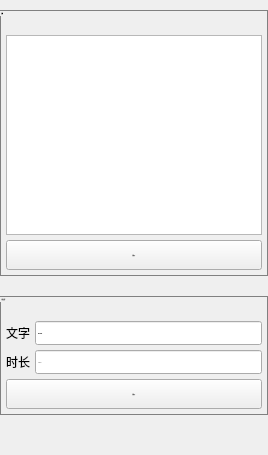
        <widget class="QWidget" name="tab_text">
         <attribute name="title">
          <string>文本</string>
         </attribute>
         <layout class="QVBoxLayout" name="tab2Box">
          <property name="spacing">
           <number>20</number>
          </property>
          <property name="leftMargin">
           <number>0</number>
          </property>
          <property name="topMargin">
           <number>10</number>
          </property>
          <property name="rightMargin">
           <number>0</number>
          </property>
          <property name="bottomMargin">
           <number>0</number>
          </property>
          <item>
           <widget class="QGroupBox" name="grp_textCopy">
            <property name="font">
             <font>
              <family>Microsoft YaHei</family>
              <pointsize>-1</pointsize>
              <weight>75</weight>
              <bold>true</bold>
             </font>
            </property>
            <property name="styleSheet">
             <string notr="true">QGroupBox{border:1px solid gray}</string>
            </property>
            <property name="title">
             <string>复制</string>
            </property>
            <layout class="QVBoxLayout" name="verticalLayout_19">
             <property name="spacing">
              <number>5</number>
             </property>
             <property name="leftMargin">
              <number>5</number>
             </property>
             <property name="topMargin">
              <number>24</number>
             </property>
             <property name="rightMargin">
              <number>5</number>
             </property>
             <property name="bottomMargin">
              <number>5</number>
             </property>
             <item>
              <widget class="QTextEdit" name="etText">
               <property name="sizePolicy">
                <sizepolicy hsizetype="Preferred" vsizetype="Preferred">
                 <horstretch>0</horstretch>
                 <verstretch>0</verstretch>
                </sizepolicy>
               </property>
               <property name="minimumSize">
                <size>
                 <width>0</width>
                 <height>200</height>
                </size>
               </property>
               <property name="mouseTracking">
                <bool>false</bool>
               </property>
               <property name="focusPolicy">
                <enum>Qt::ClickFocus</enum>
               </property>
               <property name="statusTip">
                <string/>
               </property>
               <property name="styleSheet">
                <string notr="true"/>
               </property>
               <property name="frameShape">
                <enum>QFrame::StyledPanel</enum>
               </property>
               <property name="tabChangesFocus">
                <bool>false</bool>
               </property>
               <property name="undoRedoEnabled">
                <bool>false</bool>
               </property>
               <property name="acceptRichText">
                <bool>false</bool>
               </property>
              </widget>
             </item>
             <item>
              <widget class="QPushButton" name="bnTextAdd">
               <property name="sizePolicy">
                <sizepolicy hsizetype="Preferred" vsizetype="Fixed">
                 <horstretch>0</horstretch>
                 <verstretch>0</verstretch>
                </sizepolicy>
               </property>
               <property name="minimumSize">
                <size>
                 <width>0</width>
                 <height>30</height>
                </size>
               </property>
               <property name="font">
                <font>
                 <family>Microsoft YaHei</family>
                 <pointsize>-1</pointsize>
                 <weight>75</weight>
                 <bold>true</bold>
                </font>
               </property>
               <property name="focusPolicy">
                <enum>Qt::ClickFocus</enum>
               </property>
               <property name="toolTip">
                <string/>
               </property>
               <property name="text">
                <string>添加✔</string>
               </property>
               <property name="autoDefault">
                <bool>false</bool>
               </property>
              </widget>
             </item>
            </layout>
           </widget>
          </item>
          <item>
           <widget class="QGroupBox" name="grp_textPop">
            <property name="font">
             <font>
              <family>Microsoft YaHei</family>
              <pointsize>-1</pointsize>
              <weight>75</weight>
              <bold>true</bold>
             </font>
            </property>
            <property name="styleSheet">
             <string notr="true">QGroupBox{border:1px solid gray}</string>
            </property>
            <property name="title">
             <string>弹出文字</string>
            </property>
            <layout class="QVBoxLayout" name="verticalLayout_20">
             <property name="spacing">
              <number>5</number>
             </property>
             <property name="leftMargin">
              <number>5</number>
             </property>
             <property name="topMargin">
              <number>24</number>
             </property>
             <property name="rightMargin">
              <number>5</number>
             </property>
             <property name="bottomMargin">
              <number>5</number>
             </property>
             <item>
              <layout class="QHBoxLayout" name="textPopTextBox">
               <property name="spacing">
                <number>5</number>
               </property>
               <item>
                <widget class="QLabel" name="lbPopTextText">
                 <property name="sizePolicy">
                  <sizepolicy hsizetype="Fixed" vsizetype="Fixed">
                   <horstretch>0</horstretch>
                   <verstretch>0</verstretch>
                  </sizepolicy>
                 </property>
                 <property name="toolTip">
                  <string/>
                 </property>
                 <property name="midLineWidth">
                  <number>0</number>
                 </property>
                 <property name="text">
                  <string>文字</string>
                 </property>
                </widget>
               </item>
               <item>
                <widget class="QLineEdit" name="etPopText">
                 <property name="sizePolicy">
                  <sizepolicy hsizetype="Preferred" vsizetype="Fixed">
                   <horstretch>0</horstretch>
                   <verstretch>0</verstretch>
                  </sizepolicy>
                 </property>
                 <property name="minimumSize">
                  <size>
                   <width>0</width>
                   <height>24</height>
                  </size>
                 </property>
                 <property name="font">
                  <font>
                   <family>Microsoft YaHei</family>
                   <pointsize>-1</pointsize>
                   <weight>75</weight>
                   <bold>true</bold>
                  </font>
                 </property>
                 <property name="focusPolicy">
                  <enum>Qt::ClickFocus</enum>
                 </property>
                 <property name="statusTip">
                  <string/>
                 </property>
                 <property name="inputMask">
                  <string/>
                 </property>
                 <property name="text">
                  <string>Message</string>
                 </property>
                 <property name="maxLength">
                  <number>32</number>
                 </property>
                 <property name="dragEnabled">
                  <bool>false</bool>
                 </property>
                 <property name="placeholderText">
                  <string/>
                 </property>
                </widget>
               </item>
              </layout>
             </item>
             <item>
              <layout class="QHBoxLayout" name="textPopTimeBox">
               <property name="spacing">
                <number>5</number>
               </property>
               <item>
                <widget class="QLabel" name="lbPopTextTime">
                 <property name="sizePolicy">
                  <sizepolicy hsizetype="Fixed" vsizetype="Fixed">
                   <horstretch>0</horstretch>
                   <verstretch>0</verstretch>
                  </sizepolicy>
                 </property>
                 <property name="toolTip">
                  <string/>
                 </property>
                 <property name="text">
                  <string>时长</string>
                 </property>
                </widget>
               </item>
               <item>
                <widget class="QLineEdit" name="etPopTextTime">
                 <property name="sizePolicy">
                  <sizepolicy hsizetype="Preferred" vsizetype="Fixed">
                   <horstretch>0</horstretch>
                   <verstretch>0</verstretch>
                  </sizepolicy>
                 </property>
                 <property name="minimumSize">
                  <size>
                   <width>0</width>
                   <height>24</height>
                  </size>
                 </property>
                 <property name="font">
                  <font>
                   <family>Microsoft YaHei</family>
                   <pointsize>-1</pointsize>
                   <weight>75</weight>
                   <bold>true</bold>
                  </font>
                 </property>
                 <property name="focusPolicy">
                  <enum>Qt::ClickFocus</enum>
                 </property>
                 <property name="statusTip">
                  <string/>
                 </property>
                 <property name="inputMask">
                  <string/>
                 </property>
                 <property name="text">
                  <string/>
                 </property>
                 <property name="dragEnabled">
                  <bool>false</bool>
                 </property>
                 <property name="placeholderText">
                  <string>0~9999</string>
                 </property>
                </widget>
               </item>
              </layout>
             </item>
             <item>
              <widget class="QPushButton" name="bnPopTextAdd">
               <property name="sizePolicy">
                <sizepolicy hsizetype="Preferred" vsizetype="Fixed">
                 <horstretch>0</horstretch>
                 <verstretch>0</verstretch>
                </sizepolicy>
               </property>
               <property name="minimumSize">
                <size>
                 <width>0</width>
                 <height>30</height>
                </size>
               </property>
               <property name="font">
                <font>
                 <family>Microsoft YaHei</family>
                 <pointsize>-1</pointsize>
                 <weight>75</weight>
                 <bold>true</bold>
                </font>
               </property>
               <property name="focusPolicy">
                <enum>Qt::ClickFocus</enum>
               </property>
               <property name="toolTip">
                <string/>
               </property>
               <property name="text">
                <string>添加✔</string>
               </property>
               <property name="autoDefault">
                <bool>false</bool>
               </property>
              </widget>
             </item>
            </layout>
           </widget>
          </item>
          <item>
           <spacer name="textTabSpacer">
            <property name="orientation">
             <enum>Qt::Vertical</enum>
            </property>
            <property name="sizeHint" stdset="0">
             <size>
              <width>20</width>
              <height>40</height>
             </size>
            </property>
           </spacer>
          </item>
         </layout>
        </widget>
